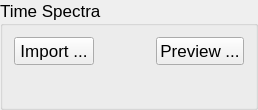
                  <widget class="QGroupBox" name="time_spectra_groupbox_2">
                   <property name="minimumSize">
                    <size>
                     <width>0</width>
                     <height>110</height>
                    </size>
                   </property>
                   <property name="maximumSize">
                    <size>
                     <width>16777215</width>
                     <height>110</height>
                    </size>
                   </property>
                   <property name="font">
                    <font>
                     <pointsize>13</pointsize>
                    </font>
                   </property>
                   <property name="title">
                    <string>Time Spectra</string>
                   </property>
                   <layout class="QVBoxLayout" name="verticalLayout_14">
                    <item>
                     <layout class="QHBoxLayout" name="horizontalLayout_3">
                      <item>
                       <widget class="QPushButton" name="import_time_spectra_button">
                        <property name="sizePolicy">
                         <sizepolicy hsizetype="Fixed" vsizetype="Fixed">
                          <horstretch>0</horstretch>
                          <verstretch>0</verstretch>
                         </sizepolicy>
                        </property>
                        <property name="text">
                         <string>Import ...</string>
                        </property>
                       </widget>
                      </item>
                      <item>
                       <widget class="QLabel" name="time_spectra_folder">
                        <property name="autoFillBackground">
                         <bool>false</bool>
                        </property>
                        <property name="text">
                         <string/>
                        </property>
                       </widget>
                      </item>
                      <item>
                       <spacer name="horizontalSpacer_4">
                        <property name="orientation">
                         <enum>Qt::Horizontal</enum>
                        </property>
                        <property name="sizeHint" stdset="0">
                         <size>
                          <width>40</width>
                          <height>20</height>
                         </size>
                        </property>
                       </spacer>
                      </item>
                      <item>
                       <widget class="QPushButton" name="preview_time_spectra_button">
                        <property name="sizePolicy">
                         <sizepolicy hsizetype="Fixed" vsizetype="Fixed">
                          <horstretch>0</horstretch>
                          <verstretch>0</verstretch>
                         </sizepolicy>
                        </property>
                        <property name="text">
                         <string>Preview ...</string>
                        </property>
                       </widget>
                      </item>
                     </layout>
                    </item>
                    <item>
                     <layout class="QHBoxLayout" name="horizontalLayout_6">
                      <item>
                       <widget class="QLabel" name="time_spectra">
                        <property name="text">
                         <string/>
                        </property>
                       </widget>
                      </item>
                      <item>
                       <spacer name="horizontalSpacer_5">
                        <property name="orientation">
                         <enum>Qt::Horizontal</enum>
                        </property>
                        <property name="sizeHint" stdset="0">
                         <size>
                          <width>40</width>
                          <height>20</height>
                         </size>
                        </property>
                       </spacer>
                      </item>
                     </layout>
                    </item>
                   </layout>
                  </widget>
